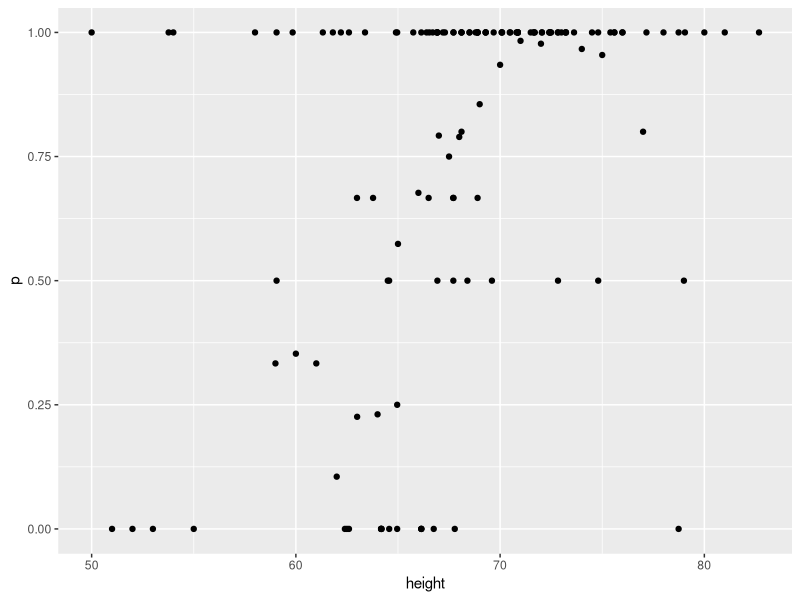

Reproduce this figure in R. (Note: this script raises an error after producing the figure.)
library(dslabs)
library(caret)
library(ggplot2)
library(dplyr)
library(purrr)
library(lubridate)


set.seed(1)
disease <- sample(c(0,1), size=1e6, replace=TRUE, prob=c(0.98,0.02))
test <- rep(NA, 1e6)
test[disease==0] <- sample(c(0,1), size=sum(disease==0), replace=TRUE, prob=c(0.90,0.10))
test[disease==1] <- sample(c(0,1), size=sum(disease==1), replace=TRUE, prob=c(0.15, 0.85))

prob_test_positive <- mean(test == 1)
cat('prob. that test is positive is', prob_test_positive)
cat('prob. that test is negative is', 1 - prob_test_positive)

cat('prob. that one has disease if test is negative.', 0.15 * 0.02 / (1 - 0.85 * 0.02 / 0.15))
cat('prob. that one has disease if test is negative.', mean(disease[test == 0]) )
cat('prob. that one has disease if test is positive.', mean(disease[test == 1]))

cat('If the test is positive, the relative risk of having the disease is', mean(disease[test == 1]) / 0.02)










# ====================================================================================

set.seed(1)
disease <- sample(c(0,1), size=1e6, replace=TRUE, prob=c(0.98,0.02))
test <- rep(NA, 1e6)
test[disease==0] <- sample(c(0,1), size=sum(disease==0), replace=TRUE, prob=c(0.90,0.10))
test[disease==1] <- sample(c(0,1), size=sum(disease==1), replace=TRUE, prob=c(0.15, 0.85))

# ================================================

### Comprehension Check: Conditional Probabilities Practice
library(tidyverse)
library(dslabs)
data("heights")

# Q1
# A
heights %>% 
  group_by(height) %>%
  summarize(p = mean(sex == "Male")) %>%
  qplot(height, p, data =.)

# C
heights %>% 
  mutate(height = round(height)) %>%
  summarize(p = mean(sex == "Male")) %>%
  qplot(height, p, data =.)

# D
heights %>% 
  mutate(height = round(height)) %>%
  group_by(height) %>%
  summarize(p = mean(sex == "Male")) %>%
  qplot(height, p, data =.)

## Q2
ps <- seq(0, 1, 0.1)
heights %>% 
  mutate(g = cut(height, quantile(height, ps), include.lowest = TRUE)) %>%
  group_by(g) %>%
  summarize(p = mean(sex == "Male"), height = mean(height)) %>%
  qplot(height, p, data =.)

## Q3
Sigma <- 9*matrix(c(1,0.5,0.5,1), 2, 2)
dat <- MASS::mvrnorm(n = 10000, c(69, 69), Sigma) %>%
  data.frame() %>% setNames(c("x", "y"))

ps <- seq(0, 1, 0.1)
dat %>% 
  mutate(g = cut(x, quantile(x, ps), include.lowest = TRUE)) %>%
  group_by(g) %>%
  summarize(y = mean(y), x = mean(x)) %>%
  qplot(x, y, data =.)
